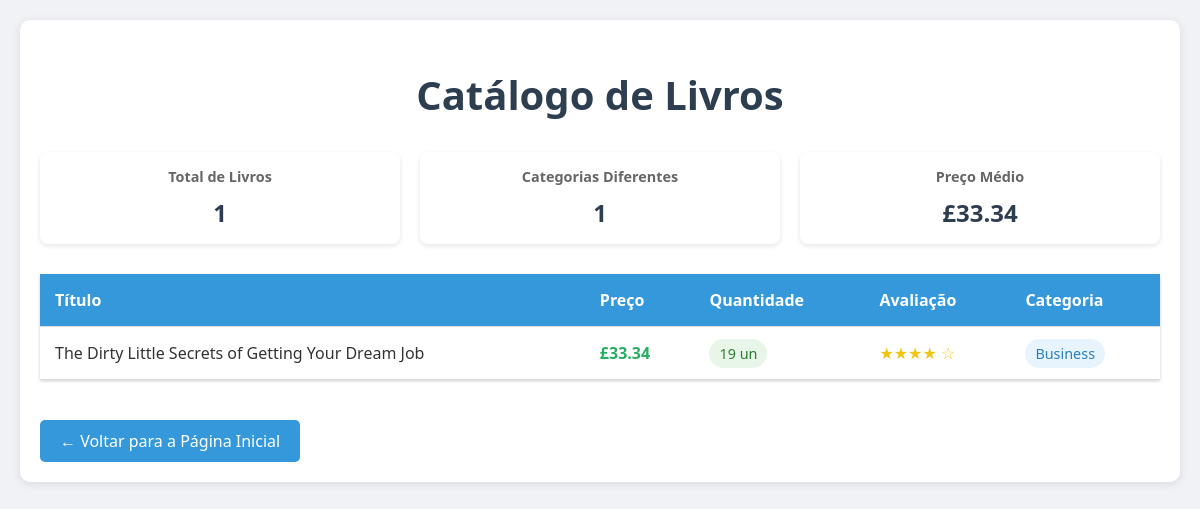
/livros/categoria/1, run on the app's committed database.
### tables this page shows
CREATE TABLE livros (
            id INTEGER PRIMARY KEY AUTOINCREMENT,
            titulo TEXT NOT NULL UNIQUE,
            preco REAL NOT NULL,
            quantidade INTEGER NOT NULL,
            avaliacao INTEGER NOT NULL,
            categoria_id INTEGER,
            FOREIGN KEY (categoria_id) REFERENCES categorias(id)
        );

CREATE TABLE "categorias" (
            id INTEGER PRIMARY KEY AUTOINCREMENT,
            nome TEXT NOT NULL UNIQUE
        );

### Site_Flask/app.py (the view)
@app.route('/livros/categoria/<int:categoria_id>')
def livros_por_categoria(categoria_id):
    try:
        conn = conectar_banco()
        if not conn:
            abort(500)
        cursor = conn.cursor()
        cursor.execute('SELECT nome FROM categorias WHERE id = ?', (categoria_id,))
        categoria = cursor.fetchone()
        if not categoria:
            abort(404)  # Categoria não encontrada
        cursor.execute('''
            SELECT l.titulo, l.preco, l.quantidade, l.avaliacao,
                   c.nome as categoria_nome
            FROM livros l
            LEFT JOIN categorias c ON l.categoria_id = c.id
            WHERE l.categoria_id = ?
            ORDER BY l.titulo ASC
        ''', (categoria_id,))
        livros = cursor.fetchall()
        conn.close()
        return render_template('livros.html',
                             livros=livros,
                             categoria_nome=categoria['nome'])
    except Exception as e:
        print(f"Erro na rota livros_por_categoria: {e}")
        abort(500)

### Site_Flask/app.py (called while the page is built)
def conectar_banco():
    try:
        conn = sqlite3.connect(DB_PATH)
        conn.row_factory = sqlite3.Row
        return conn
    except Exception as e:
        print(f"Erro ao conectar ao banco de dados: {e}")
        return None

### Site_Flask/templates/livros.html (shortened to what this page needs)
<!DOCTYPE html>
<html lang="pt-br">
<head>
</head>
<body>
    <div class="container">
        <h1>Catálogo de Livros</h1>
        <div class="stats-container">
            <div class="stat-card">
                <h3>Total de Livros</h3>
                <p>{{ livros|length }}</p>
            </div>
            <div class="stat-card">
                <h3>Categorias Diferentes</h3>
                <p>{{ livros|map(attribute='categoria_nome')|unique|list|length }}</p>
            </div>
            <div class="stat-card">
                <h3>Preço Médio</h3>
                <p>£{{ "%.2f"|format(livros|map(attribute='preco')|sum / livros|length) }}</p>
            </div>
        </div>
        {% if livros %}
        <table>
            <thead>
                <tr>
                    <th>Título</th>
                    <th>Preço</th>
                    <th>Quantidade</th>
                    <th>Avaliação</th>
                    <th>Categoria</th>
                </tr>
            </thead>
            <tbody>
                {% for livro in livros %}
                <tr>
                    <td>{{ livro.titulo }}</td>
                    <td class="price">£{{ "%.2f"|format(livro.preco) }}</td>
                    <td>
                        <span class="stock {% if livro.quantidade > 15 %}high{% elif livro.quantidade > 5 %}medium{% else %}low{% endif %}">
                            {{ livro.quantidade }} un
                        </span>
                    </td>
                    <td class="rating">
                        {% for _ in range(livro.avaliacao) %}★{% endfor %}
                        {% for _ in range(5 - livro.avaliacao) %}☆{% endfor %}
                    </td>
                    <td><span class="category-badge">{{ livro.categoria_nome }}</span></td>
                </tr>
                {% endfor %}
            </tbody>
        </table>
        {% else %}
        <p>Nenhum livro encontrado no catálogo.</p>
        {% endif %}
        <a href="/" class="back-button">← Voltar para a Página Inicial</a>
    </div>
</body>
</html>

### Site_Flask/templates/livros.html (style rules this page uses)
body { font-family: 'Segoe UI', Tahoma, Geneva, Verdana, sans-serif; margin: 0; padding: 20px; background-color: #f0f2f5; color: #333; }
.container { max-width: 1200px; margin: 0 auto; background-color: white; padding: 20px; border-radius: 10px; box-shadow: 0 2px 10px rgba(0,0,0,0.1); }
h1 { color: #2c3e50; text-align: center; margin-bottom: 30px; font-size: 2.5em; }
.stats-container { display: grid; grid-template-columns: repeat(auto-fit, minmax(200px, 1fr)); gap: 20px; margin-bottom: 30px; }
.stat-card { background-color: #fff; padding: 15px; border-radius: 8px; box-shadow: 0 2px 5px rgba(0,0,0,0.1); text-align: center; }
.stat-card h3 { margin: 0; color: #666; font-size: 0.9em; }
.stat-card p { margin: 10px 0 0; font-size: 1.5em; color: #2c3e50; font-weight: bold; }
table { width: 100%; border-collapse: collapse; margin: 20px 0; background-color: white; box-shadow: 0 1px 3px rgba(0,0,0,0.2); }
th, td { padding: 15px; text-align: left; border-bottom: 1px solid #ddd; }
th { background-color: #3498db; color: white; font-weight: 600; }
.price { color: #27ae60; font-weight: bold; }
.stock { padding: 5px 10px; border-radius: 15px; font-size: 0.9em; }
.stock.high { background-color: #e8f5e9; color: #2e7d32; }
.rating { color: #f1c40f; }
.category-badge { background-color: #e8f4fd; color: #2980b9; padding: 5px 10px; border-radius: 15px; font-size: 0.9em; }
.back-button { display: inline-block; padding: 10px 20px; background-color: #3498db; color: white; text-decoration: none; border-radius: 5px; transition: background-color 0.3s; margin-top: 20px; }

### data on the page
livros: titulo "The Dirty Little Secrets of Getting Your Dream Job", preco "33.34", quantidade "19", categoria_nome "Business"

### other printed values
{{ livros|length }} "1"
{{ livros|map(attribute='categoria_nome')|unique|list|length }} "1"
{{ "%.2f"|format(livros|map(attribute='preco')|sum / livros|length) }} "33.34"
